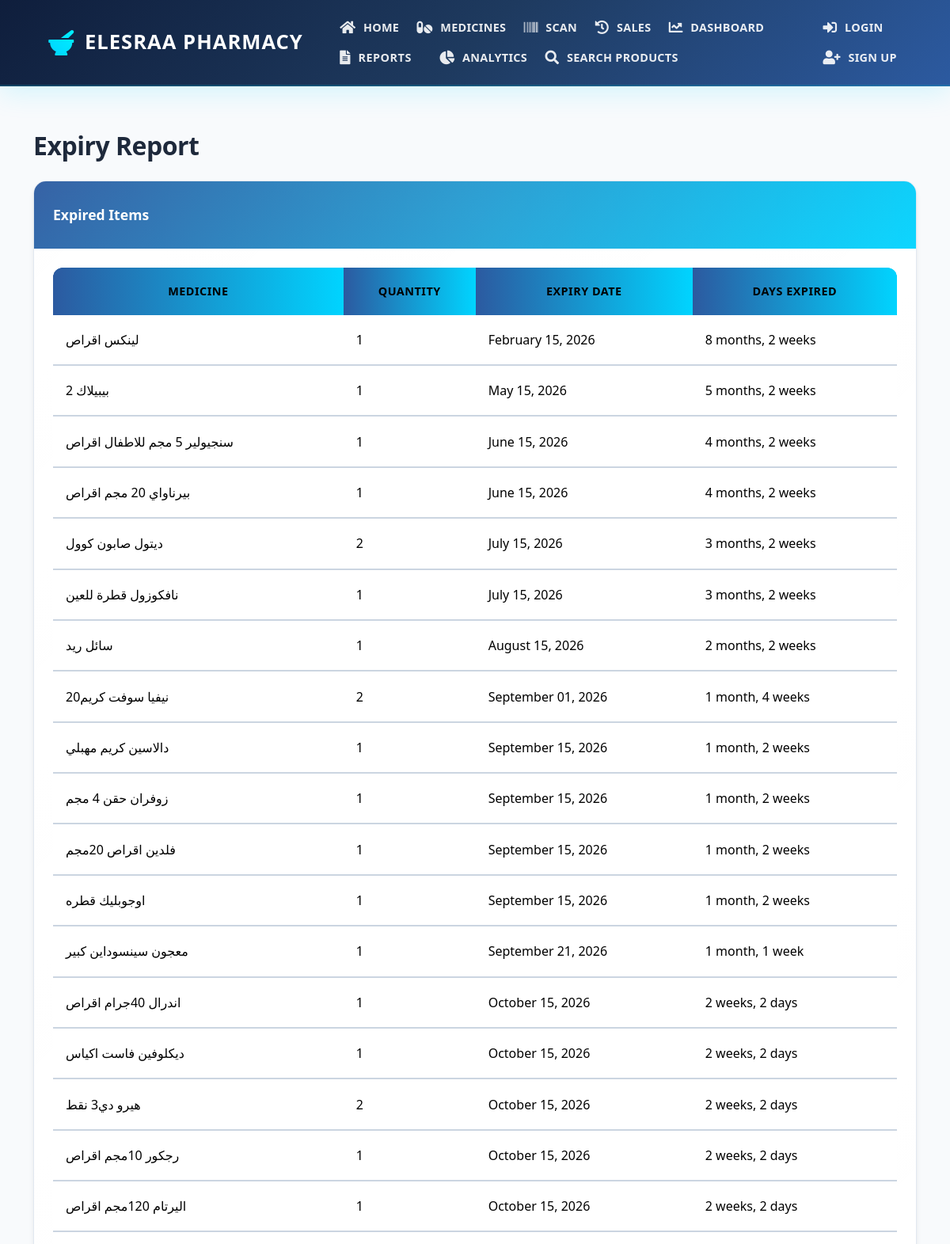
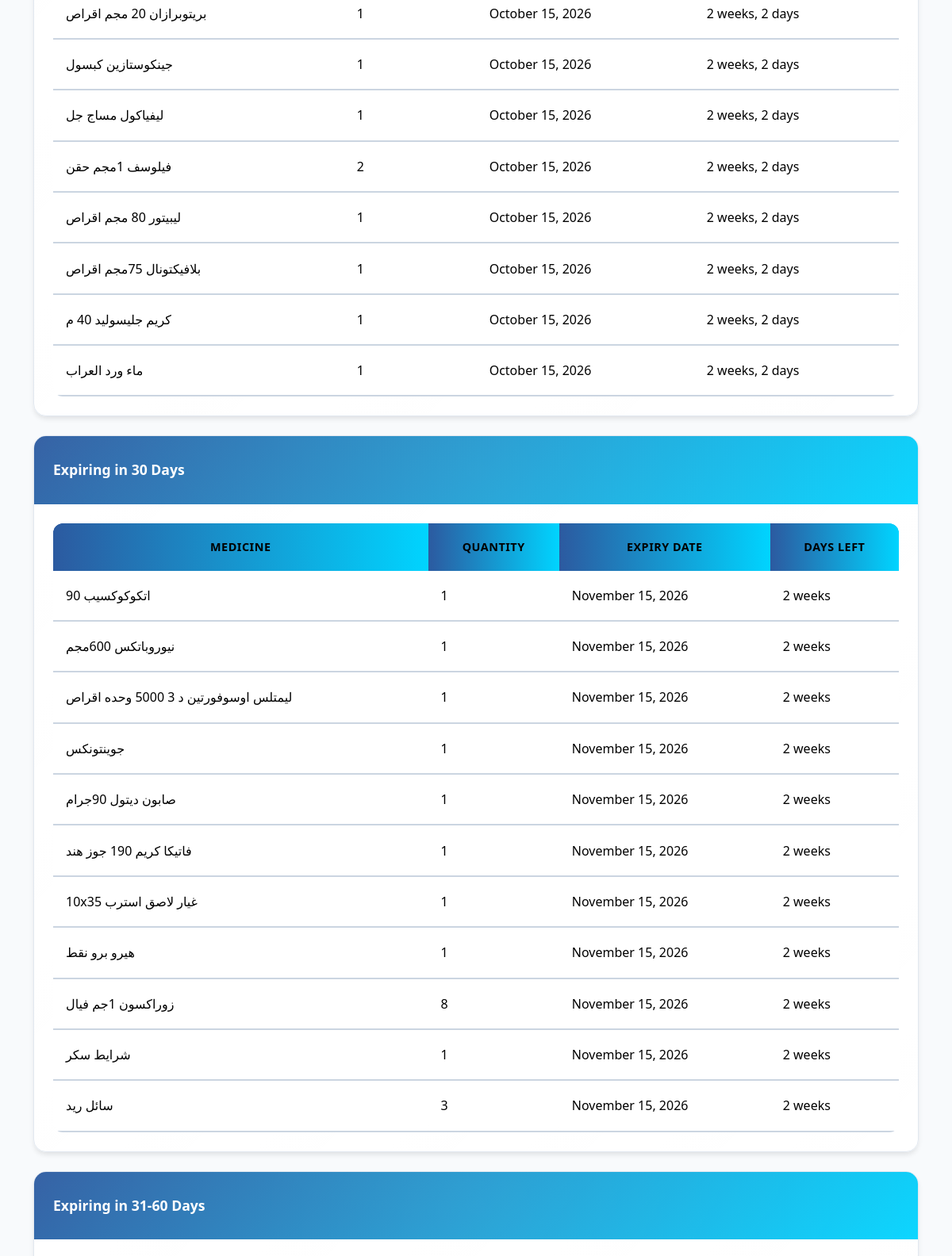
Page /reports/expiry/ (upper part) on the committed database (2 pictures, top to bottom).
### pharmacy/models.py (models this page shows, shortened)
class StockEntry(models.Model):
    medicine = models.ForeignKey(Medicine, on_delete=models.CASCADE, related_name='stock_entries')
    quantity = models.IntegerField()
    strips_remaining = models.IntegerField(null=True, blank=True, help_text="Actual strips remaining in this entry")
    expiration_date = models.DateField(null=False, blank=False)
    created_at = models.DateTimeField(auto_now_add=True)
    class Meta:
        ordering = ['expiration_date']
        constraints = [
            models.UniqueConstraint(fields=['medicine', 'expiration_date'], name='unique_medicine_expiration')
        ]

class Medicine(models.Model):
    CATEGORY_CHOICES = [
        ('OTC', 'Over The Counter'),
        ('PRE', 'Prescription'),
        ('SUP', 'Supplements'),
        ('COS', 'Cosmetics'),
    ]
    name = models.CharField(max_length=200)
    description = models.TextField()
    price = models.DecimalField(max_digits=10, decimal_places=2)
    purchase_price = models.DecimalField(
        max_digits=10,
        decimal_places=2,
        help_text="Cost price of the product"
    )
    stock = models.IntegerField(default=0)
    category = models.CharField(max_length=3, choices=CATEGORY_CHOICES)
    image = models.ImageField(upload_to='medicines/', null=True, blank=True)
    barcode = models.ImageField(upload_to='barcodes/', blank=True)
    barcode_number = models.CharField(max_length=13, unique=True)
    created_at = models.DateTimeField(auto_now_add=True)
    updated_at = models.DateTimeField(auto_now=True)
    is_active = models.BooleanField(default=True)
    reorder_level = models.IntegerField(default=10, help_text="Minimum stock level before reorder")
    strips_per_box = models.PositiveIntegerField(
        default=1,
        help_text="Number of strips per box"
    )
    can_sell_strips = models.BooleanField(
        default=True,
        help_text="Allow selling individual strips"
    )
    strip_price = models.DecimalField(
        max_digits=10,
        decimal_places=2,
        null=True,
        blank=True,
        help_text="Price per strip (optional - if not set, will be calculated from box price)"
    )
    class Meta:
        ordering = ['name']

### pharmacy/views.py (the view)
# urls.py: path('expiry/', views.expiry_report, name='expiry_report'),
def expiry_report(request):
    today = timezone.now().date()
    active_stock_entries = StockEntry.objects.filter(quantity__gt=0).select_related('medicine')
    expiring_30 = active_stock_entries.filter(
        expiration_date__range=[today, today + timezone.timedelta(days=30)]
    )
    expiring_60 = active_stock_entries.filter(
        expiration_date__range=[
            today + timezone.timedelta(days=31),
            today + timezone.timedelta(days=60)
        ]
    )
    expiring_90 = active_stock_entries.filter(
        expiration_date__range=[
            today + timezone.timedelta(days=61),
            today + timezone.timedelta(days=90)
        ]
    )
    expired = active_stock_entries.filter(
        expiration_date__lt=today
    )
    context = {
        'expiring_30': expiring_30,
        'expiring_60': expiring_60,
        'expiring_90': expiring_90,
        'expired': expired,
    }
    return render(request, 'pharmacy/reports/expiry_report.html', context)

### pharmacy/context_processors.py (called while the page is built)
def guest_contact(request):
    return {'whatsapp_number': settings.WHATSAPP_NUMBER}

### code backup/pharmacy/templates/pharmacy/reports/expiry_report.html (shortened to what this page needs)
{% extends 'pharmacy/base.html' %}
{% block content %}
<div class="container mt-4">
    <h2 class="mb-4">Expiry Report</h2>
    <div class="card mb-4">
        <div class="card-header bg-danger text-white">
            <h5 class="mb-0">Expired Items</h5>
        </div>
        <div class="card-body">
            <div class="table-responsive">
                <table class="table">
                    <thead>
                        <tr>
                            <th>Medicine</th>
                            <th>Quantity</th>
                            <th>Expiry Date</th>
                            <th>Days Expired</th>
                        </tr>
                    </thead>
                    <tbody>
                        {% for entry in expired %}
                        <tr>
                            <td>{{ entry.medicine.name }}</td>
                            <td>{{ entry.quantity }}</td>
                            <td>{{ entry.expiration_date|date:"F d, Y" }}</td>
                            <td>{{ entry.expiration_date|timesince }}</td>
                        </tr>
                        {% empty %}
                        <tr>
                            <td colspan="4" class="text-center">No expired items</td>
                        </tr>
                        {% endfor %}
                    </tbody>
                </table>
            </div>
        </div>
    </div>
    <div class="card mb-4">
        <div class="card-header bg-warning">
            <h5 class="mb-0">Expiring in 30 Days</h5>
        </div>
        <div class="card-body">
            <div class="table-responsive">
                <table class="table">
                    <thead>
                        <tr>
                            <th>Medicine</th>
                            <th>Quantity</th>
                            <th>Expiry Date</th>
                            <th>Days Left</th>
                        </tr>
                    </thead>
                    <tbody>
                        {% for entry in expiring_30 %}
                        <tr>
                            <td>{{ entry.medicine.name }}</td>
                            <td>{{ entry.quantity }}</td>
                            <td>{{ entry.expiration_date|date:"F d, Y" }}</td>
                            <td>{{ entry.expiration_date|timeuntil }}</td>
                        </tr>
                        {% empty %}
                        <tr>
                            <td colspan="4" class="text-center">No items expiring in 30 days</td>
                        </tr>
                        {% endfor %}
                    </tbody>
                </table>
            </div>
        </div>
    </div>
    <div class="card">
        <div class="card-header bg-info text-white">
            <h5 class="mb-0">Expiring in 31-60 Days</h5>
        </div>
        <div class="card-body">
        </div>
    </div>
</div>
{% endblock %}

### code backup/pharmacy/templates/pharmacy/base.html (shortened to what this page needs)
{% load static %}
<!DOCTYPE html>
<html lang="en">
<head>
    <link href="https://cdn.jsdelivr.net/npm/bootstrap@5.3.2/dist/css/bootstrap.min.css" rel="stylesheet">
    <link href="https://cdnjs.cloudflare.com/ajax/libs/font-awesome/6.0.0/css/all.min.css" rel="stylesheet">
    <link href="{% static 'pharmacy/css/style.css' %}" rel="stylesheet">
    <link rel="stylesheet" href="https://cdnjs.cloudflare.com/ajax/libs/font-awesome/5.15.4/css/all.min.css">
    <link href="https://cdn.jsdelivr.net/npm/select2@4.1.0-rc.0/dist/css/select2.min.css" rel="stylesheet" />
</head>
<body>
    <nav class="navbar navbar-expand-lg sticky-top">
        <div class="container">
            <a class="navbar-brand" href="{% url 'pharmacy:home' %}">
                <i class="fas fa-mortar-pestle"></i>
                Elesraa Pharmacy
            </a>
            <div class="collapse navbar-collapse" id="navbarNav">
                <ul class="navbar-nav me-auto">
                    <li class="nav-item">
                        <a class="nav-link {% if request.resolver_match.url_name == 'home' %}active{% endif %}"
                           href="{% url 'pharmacy:home' %}">
                            <i class="fas fa-home"></i> Home
                        </a>
                    </li>
                    <li class="nav-item">
                        <a class="nav-link {% if request.resolver_match.url_name == 'medicine_list' %}active{% endif %}"
                           href="{% url 'pharmacy:medicine_list' %}">
                            <i class="fas fa-pills"></i> Medicines
                        </a>
                    </li>
                    <li class="nav-item">
                        <a class="nav-link {% if request.resolver_match.url_name == 'stock_scan' %}active{% endif %}"
                           href="{% url 'pharmacy:stock_scan' %}">
                            <i class="fas fa-barcode"></i> Scan
                        </a>
                    </li>
                    <li class="nav-item">
                        <a class="nav-link {% if request.resolver_match.url_name == 'sales_history' %}active{% endif %}"
                           href="{% url 'pharmacy:sales_history' %}">
                            <i class="fas fa-history"></i> Sales
                        </a>
                    </li>
                    <li class="nav-item">
                        <a class="nav-link {% if request.resolver_match.url_name == 'dashboard' %}active{% endif %}"
                           href="{% url 'pharmacy:dashboard' %}">
                            <i class="fas fa-chart-line"></i> Dashboard
                        </a>
                    </li>
                    <li class="nav-item dropdown">
                        <button class="nav-link dropdown-toggle btn btn-link" type="button" id="reportsDropdown"
                                data-bs-toggle="dropdown" aria-expanded="false">
                            <i class="fas fa-file-alt"></i> Reports
                        </button>
                    </li>
                    <li class="nav-item">
                        <a class="nav-link {% if request.resolver_match.url_name == 'customer_analytics' %}active{% endif %}"
                           href="{% url 'pharmacy:customer_analytics' %}">
                            <i class="fas fa-chart-pie"></i> Analytics
                        </a>
                    </li>
                    <li class="nav-item">
                        <a class="nav-link" href="{% url 'pharmacy:product_search' %}">
                            <i class="fas fa-search"></i> Search Products
                        </a>
                    </li>
                </ul>
                <ul class="navbar-nav ms-auto">
                    {% if user.is_authenticated %}
                    <li class="nav-item dropdown">
                        <button class="nav-link dropdown-toggle btn btn-link" type="button" id="userDropdown"
                                data-bs-toggle="dropdown" aria-expanded="false">
                            {% if user.userprofile.profile_pic %}
                                <img src="{{ user.userprofile.profile_pic.url }}"
                                     alt="Profile"
                                     class="rounded-circle"
                                     style="width: 32px; height: 32px; object-fit: cover;">
                            {% else %}
                                <i class="fas fa-user-circle"></i>
                            {% endif %}
                            {{ user.username }}
                        </button>
                        <ul class="dropdown-menu dropdown-menu-end" aria-labelledby="userDropdown">
                            <a class="dropdown-item" href="{% url 'pharmacy:profile_view' %}">
                                <i class="fas fa-user"></i> Profile
                            </a>
                            {% if user.is_staff %}
                            <a class="dropdown-item" href="{% url 'admin:index' %}">
                                <i class="fas fa-cog"></i> Admin Panel
                            </a>
                            {% endif %}
                            <div class="dropdown-divider"></div>
                            <a class="dropdown-item" href="{% url 'logout' %}">
                                <i class="fas fa-sign-out-alt"></i> Logout
                            </a>
                        </ul>
                    </li>
                    {% else %}
                        <li class="nav-item">
                            <a class="nav-link" href="{% url 'login' %}">
                                <i class="fas fa-sign-in-alt"></i> Login
                            </a>
                        </li>
                        <li class="nav-item">
                            <a class="nav-link" href="{% url 'signup' %}">
                                <i class="fas fa-user-plus"></i> Sign Up
                            </a>
                        </li>
                    {% endif %}
                </ul>
            </div>
        </div>
    </nav>
    <div class="main-container">
        {% block content %}
        {% endblock %}
    </div>
</body>
</html>

### rows in the picture
StockEntry: medicine.name "لينكس اقراص", quantity "1", expiration_date "February 15, 2026", expiration_date "8 months, 2 weeks"
StockEntry: medicine.name "بيبيلاك 2", quantity "1", expiration_date "May 15, 2026", expiration_date "5 months, 2 weeks"
StockEntry: medicine.name "سنجيولير 5 مجم للاطفال اقراص", quantity "1", expiration_date "June 15, 2026", expiration_date "4 months, 2 weeks"
StockEntry: medicine.name "بيرناواي 20 مجم اقراص", quantity "1", expiration_date "June 15, 2026", expiration_date "4 months, 2 weeks"
StockEntry: medicine.name "ديتول صابون كوول", quantity "2", expiration_date "July 15, 2026", expiration_date "3 months, 2 weeks"
StockEntry: medicine.name "نافكوزول قطرة للعين", quantity "1", expiration_date "July 15, 2026", expiration_date "3 months, 2 weeks"
StockEntry: medicine.name "سائل ريد", quantity "1", expiration_date "August 15, 2026", expiration_date "2 months, 2 weeks"
StockEntry: medicine.name "نيفيا سوفت كريم20", quantity "2", expiration_date "September 01, 2026", expiration_date "1 month, 4 weeks"
StockEntry: medicine.name "دالاسين كريم مهبلي", quantity "1", expiration_date "September 15, 2026", expiration_date "1 month, 2 weeks"
StockEntry: medicine.name "زوفران حقن 4 مجم", quantity "1", expiration_date "September 15, 2026", expiration_date "1 month, 2 weeks"
StockEntry: medicine.name "فلدين اقراص 20مجم", quantity "1", expiration_date "September 15, 2026", expiration_date "1 month, 2 weeks"
StockEntry: medicine.name "اوجوبليك قطره", quantity "1", expiration_date "September 15, 2026", expiration_date "1 month, 2 weeks"
StockEntry: medicine.name "معجون سينسوداين كبير", quantity "1", expiration_date "September 21, 2026", expiration_date "1 month, 1 week"
StockEntry: medicine.name "اندرال 40جرام اقراص", quantity "1", expiration_date "October 15, 2026", expiration_date "2 weeks, 2 days"
StockEntry: medicine.name "ديكلوفين فاست اكياس", quantity "1", expiration_date "October 15, 2026", expiration_date "2 weeks, 2 days"
StockEntry: medicine.name "هيرو دي3 نقط", quantity "2", expiration_date "October 15, 2026", expiration_date "2 weeks, 2 days"
StockEntry: medicine.name "رجكور 10مجم اقراص", quantity "1", expiration_date "October 15, 2026", expiration_date "2 weeks, 2 days"
StockEntry: medicine.name "اليرتام 120مجم اقراص", quantity "1", expiration_date "October 15, 2026", expiration_date "2 weeks, 2 days"
StockEntry: medicine.name "بريتوبرازان 20 مجم اقراص", quantity "1", expiration_date "October 15, 2026", expiration_date "2 weeks, 2 days"
StockEntry: medicine.name "جينكوستازين كبسول", quantity "1", expiration_date "October 15, 2026", expiration_date "2 weeks, 2 days"
StockEntry: medicine.name "ليفياكول مساج جل", quantity "1", expiration_date "October 15, 2026", expiration_date "2 weeks, 2 days"
StockEntry: medicine.name "فيلوسف 1مجم حقن", quantity "2", expiration_date "October 15, 2026", expiration_date "2 weeks, 2 days"
StockEntry: medicine.name "ليبيتور 80 مجم اقراص", quantity "1", expiration_date "October 15, 2026", expiration_date "2 weeks, 2 days"
StockEntry: medicine.name "بلافيكتونال 75مجم اقراص", quantity "1", expiration_date "October 15, 2026", expiration_date "2 weeks, 2 days"
StockEntry: medicine.name "كريم جليسوليد 40 م", quantity "1", expiration_date "October 15, 2026", expiration_date "2 weeks, 2 days"
StockEntry: medicine.name "ماء ورد العراب", quantity "1", expiration_date "October 15, 2026", expiration_date "2 weeks, 2 days"
StockEntry: medicine.name "اتكوكوكسيب 90", quantity "1", expiration_date "November 15, 2026", expiration_date "2 weeks"
StockEntry: medicine.name "نيوروباتكس 600مجم", quantity "1", expiration_date "November 15, 2026", expiration_date "2 weeks"
StockEntry: medicine.name "ليمتلس اوسوفورتين د 3 5000 وحده اقراص", quantity "1", expiration_date "November 15, 2026", expiration_date "2 weeks"
StockEntry: medicine.name "جوينتونكس", quantity "1", expiration_date "November 15, 2026", expiration_date "2 weeks"
StockEntry: medicine.name "صابون ديتول 90جرام", quantity "1", expiration_date "November 15, 2026", expiration_date "2 weeks"
StockEntry: medicine.name "فاتيكا كريم 190 جوز هند", quantity "1", expiration_date "November 15, 2026", expiration_date "2 weeks"
StockEntry: medicine.name "10x35 غيار لاصق استرب", quantity "1", expiration_date "November 15, 2026", expiration_date "2 weeks"
StockEntry: medicine.name "هيرو برو نقط", quantity "1", expiration_date "November 15, 2026", expiration_date "2 weeks"
StockEntry: medicine.name "زوراكسون 1جم فيال", quantity "8", expiration_date "November 15, 2026", expiration_date "2 weeks"
StockEntry: medicine.name "شرايط سكر", quantity "1", expiration_date "November 15, 2026", expiration_date "2 weeks"
StockEntry: medicine.name "سائل ريد", quantity "3", expiration_date "November 15, 2026", expiration_date "2 weeks"
